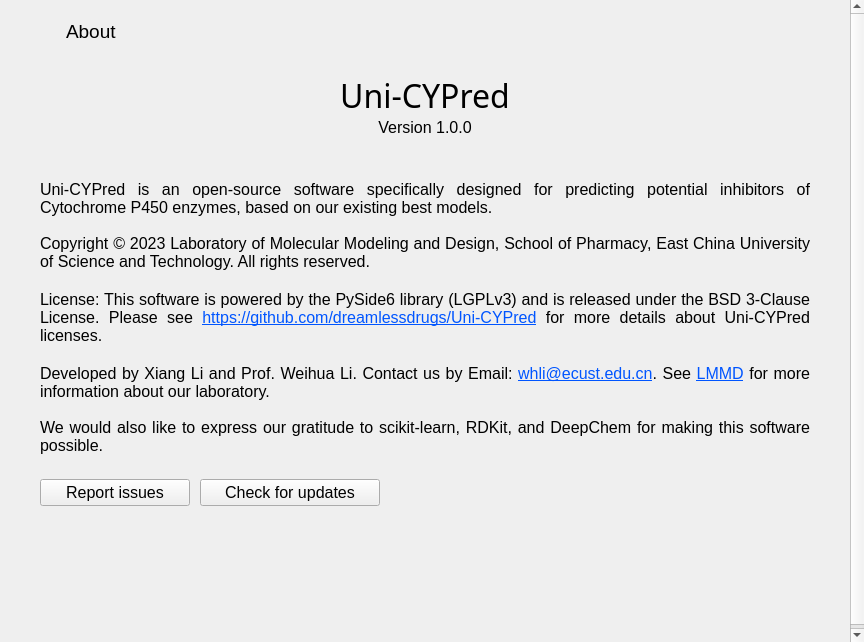
<?xml version="1.0" encoding="UTF-8"?>
<ui version="4.0">
 <class>aboutPageContent</class>
 <widget class="QWidget" name="aboutPageContent">
  <property name="geometry">
   <rect>
    <x>0</x>
    <y>0</y>
    <width>864</width>
    <height>642</height>
   </rect>
  </property>
  <property name="minimumSize">
   <size>
    <width>864</width>
    <height>642</height>
   </size>
  </property>
  <property name="maximumSize">
   <size>
    <width>864</width>
    <height>642</height>
   </size>
  </property>
  <property name="font">
   <font>
    <family>Segoe UI</family>
    <pointsize>12</pointsize>
   </font>
  </property>
  <property name="windowTitle">
   <string>aboutPageContent</string>
  </property>
  <property name="locale">
   <locale language="English" country="UnitedStates"/>
  </property>
  <widget class="QScrollArea" name="about_scrollArea">
   <property name="geometry">
    <rect>
     <x>0</x>
     <y>0</y>
     <width>864</width>
     <height>642</height>
    </rect>
   </property>
   <property name="sizePolicy">
    <sizepolicy hsizetype="Fixed" vsizetype="Fixed">
     <horstretch>0</horstretch>
     <verstretch>0</verstretch>
    </sizepolicy>
   </property>
   <property name="frameShape">
    <enum>QFrame::NoFrame</enum>
   </property>
   <property name="verticalScrollBarPolicy">
    <enum>Qt::ScrollBarAlwaysOn</enum>
   </property>
   <property name="widgetResizable">
    <bool>true</bool>
   </property>
   <widget class="QWidget" name="about_scrollAreaWidgetContents">
    <property name="geometry">
     <rect>
      <x>0</x>
      <y>0</y>
      <width>847</width>
      <height>646</height>
     </rect>
    </property>
    <property name="sizePolicy">
     <sizepolicy hsizetype="Preferred" vsizetype="Fixed">
      <horstretch>0</horstretch>
      <verstretch>0</verstretch>
     </sizepolicy>
    </property>
    <layout class="QVBoxLayout" name="verticalLayout" stretch="0,0,0,0,0,0,0,0,0,0,0,0,0,0,0,0,0,0">
     <property name="spacing">
      <number>0</number>
     </property>
     <property name="leftMargin">
      <number>40</number>
     </property>
     <property name="topMargin">
      <number>0</number>
     </property>
     <property name="rightMargin">
      <number>40</number>
     </property>
     <property name="bottomMargin">
      <number>0</number>
     </property>
     <item>
      <spacer name="verticalSpacer">
       <property name="orientation">
        <enum>Qt::Vertical</enum>
       </property>
       <property name="sizeType">
        <enum>QSizePolicy::Fixed</enum>
       </property>
       <property name="sizeHint" stdset="0">
        <size>
         <width>20</width>
         <height>20</height>
        </size>
       </property>
      </spacer>
     </item>
     <item>
      <layout class="QHBoxLayout" name="about_headline_hlay" stretch="0,0">
       <property name="spacing">
        <number>6</number>
       </property>
       <item>
        <widget class="QLabel" name="about_icon">
         <property name="maximumSize">
          <size>
           <width>20</width>
           <height>20</height>
          </size>
         </property>
         <property name="text">
          <string/>
         </property>
         <property name="pixmap">
          <pixmap resource="../static/resource.qrc">:/icons/icons/Bootstrap-Bootstrap-Bootstrap-info-circle.ico</pixmap>
         </property>
         <property name="scaledContents">
          <bool>true</bool>
         </property>
         <property name="alignment">
          <set>Qt::AlignCenter</set>
         </property>
        </widget>
       </item>
       <item>
        <widget class="QLabel" name="about_label">
         <property name="sizePolicy">
          <sizepolicy hsizetype="Preferred" vsizetype="Fixed">
           <horstretch>0</horstretch>
           <verstretch>0</verstretch>
          </sizepolicy>
         </property>
         <property name="font">
          <font>
           <family>Segoe UI</family>
           <pointsize>14</pointsize>
          </font>
         </property>
         <property name="text">
          <string>About</string>
         </property>
         <property name="alignment">
          <set>Qt::AlignLeading|Qt::AlignLeft|Qt::AlignVCenter</set>
         </property>
        </widget>
       </item>
      </layout>
     </item>
     <item>
      <spacer name="verticalSpacer_2">
       <property name="orientation">
        <enum>Qt::Vertical</enum>
       </property>
       <property name="sizeType">
        <enum>QSizePolicy::Fixed</enum>
       </property>
       <property name="sizeHint" stdset="0">
        <size>
         <width>20</width>
         <height>30</height>
        </size>
       </property>
      </spacer>
     </item>
     <item>
      <widget class="QLabel" name="about_title_label">
       <property name="sizePolicy">
        <sizepolicy hsizetype="Preferred" vsizetype="Fixed">
         <horstretch>0</horstretch>
         <verstretch>0</verstretch>
        </sizepolicy>
       </property>
       <property name="font">
        <font>
         <family>Sitka</family>
         <pointsize>24</pointsize>
         <bold>false</bold>
        </font>
       </property>
       <property name="frameShape">
        <enum>QFrame::NoFrame</enum>
       </property>
       <property name="frameShadow">
        <enum>QFrame::Plain</enum>
       </property>
       <property name="text">
        <string>Uni-CYPred</string>
       </property>
       <property name="textFormat">
        <enum>Qt::PlainText</enum>
       </property>
       <property name="alignment">
        <set>Qt::AlignCenter</set>
       </property>
      </widget>
     </item>
     <item>
      <widget class="QLabel" name="version_label">
       <property name="sizePolicy">
        <sizepolicy hsizetype="Preferred" vsizetype="Fixed">
         <horstretch>0</horstretch>
         <verstretch>0</verstretch>
        </sizepolicy>
       </property>
       <property name="font">
        <font>
         <family>Segoe UI</family>
         <pointsize>12</pointsize>
        </font>
       </property>
       <property name="cursor">
        <cursorShape>IBeamCursor</cursorShape>
       </property>
       <property name="mouseTracking">
        <bool>true</bool>
       </property>
       <property name="text">
        <string>Version 1.0.0</string>
       </property>
       <property name="alignment">
        <set>Qt::AlignCenter</set>
       </property>
       <property name="textInteractionFlags">
        <set>Qt::LinksAccessibleByMouse|Qt::TextSelectableByMouse</set>
       </property>
      </widget>
     </item>
     <item>
      <spacer name="verticalSpacer_3">
       <property name="orientation">
        <enum>Qt::Vertical</enum>
       </property>
       <property name="sizeType">
        <enum>QSizePolicy::Fixed</enum>
       </property>
       <property name="sizeHint" stdset="0">
        <size>
         <width>20</width>
         <height>40</height>
        </size>
       </property>
      </spacer>
     </item>
     <item>
      <widget class="QLabel" name="intro_label">
       <property name="sizePolicy">
        <sizepolicy hsizetype="Preferred" vsizetype="Fixed">
         <horstretch>0</horstretch>
         <verstretch>0</verstretch>
        </sizepolicy>
       </property>
       <property name="maximumSize">
        <size>
         <width>16777215</width>
         <height>44</height>
        </size>
       </property>
       <property name="font">
        <font>
         <family>Segoe UI</family>
         <pointsize>12</pointsize>
        </font>
       </property>
       <property name="cursor">
        <cursorShape>IBeamCursor</cursorShape>
       </property>
       <property name="text">
        <string>Uni-CYPred is an open-source software specifically designed for predicting potential inhibitors of Cytochrome P450 enzymes, based on our existing best models.</string>
       </property>
       <property name="textFormat">
        <enum>Qt::RichText</enum>
       </property>
       <property name="alignment">
        <set>Qt::AlignJustify|Qt::AlignVCenter</set>
       </property>
       <property name="wordWrap">
        <bool>true</bool>
       </property>
       <property name="textInteractionFlags">
        <set>Qt::LinksAccessibleByMouse|Qt::TextSelectableByMouse</set>
       </property>
      </widget>
     </item>
     <item>
      <spacer name="verticalSpacer_5">
       <property name="orientation">
        <enum>Qt::Vertical</enum>
       </property>
       <property name="sizeType">
        <enum>QSizePolicy::Fixed</enum>
       </property>
       <property name="sizeHint" stdset="0">
        <size>
         <width>20</width>
         <height>10</height>
        </size>
       </property>
      </spacer>
     </item>
     <item>
      <widget class="QLabel" name="copy_label">
       <property name="sizePolicy">
        <sizepolicy hsizetype="Preferred" vsizetype="Fixed">
         <horstretch>0</horstretch>
         <verstretch>0</verstretch>
        </sizepolicy>
       </property>
       <property name="maximumSize">
        <size>
         <width>16777215</width>
         <height>44</height>
        </size>
       </property>
       <property name="font">
        <font>
         <family>Segoe UI</family>
         <pointsize>12</pointsize>
        </font>
       </property>
       <property name="cursor">
        <cursorShape>IBeamCursor</cursorShape>
       </property>
       <property name="text">
        <string>Copyright &amp;copy; 2023 Laboratory of Molecular Modeling and Design, School of Pharmacy, East China University of Science and Technology. All rights reserved.</string>
       </property>
       <property name="textFormat">
        <enum>Qt::RichText</enum>
       </property>
       <property name="alignment">
        <set>Qt::AlignJustify|Qt::AlignVCenter</set>
       </property>
       <property name="wordWrap">
        <bool>true</bool>
       </property>
       <property name="textInteractionFlags">
        <set>Qt::LinksAccessibleByMouse|Qt::TextSelectableByMouse</set>
       </property>
      </widget>
     </item>
     <item>
      <spacer name="verticalSpacer_6">
       <property name="orientation">
        <enum>Qt::Vertical</enum>
       </property>
       <property name="sizeType">
        <enum>QSizePolicy::Fixed</enum>
       </property>
       <property name="sizeHint" stdset="0">
        <size>
         <width>20</width>
         <height>10</height>
        </size>
       </property>
      </spacer>
     </item>
     <item>
      <widget class="QLabel" name="license_label">
       <property name="sizePolicy">
        <sizepolicy hsizetype="Preferred" vsizetype="Fixed">
         <horstretch>0</horstretch>
         <verstretch>0</verstretch>
        </sizepolicy>
       </property>
       <property name="maximumSize">
        <size>
         <width>16777215</width>
         <height>66</height>
        </size>
       </property>
       <property name="font">
        <font>
         <family>Segoe UI</family>
         <pointsize>12</pointsize>
        </font>
       </property>
       <property name="cursor">
        <cursorShape>IBeamCursor</cursorShape>
       </property>
       <property name="focusPolicy">
        <enum>Qt::NoFocus</enum>
       </property>
       <property name="text">
        <string>&lt;html&gt;&lt;head/&gt;&lt;body&gt;&lt;p&gt;License: This software is powered by the PySide6 library (LGPLv3) and is released under the BSD 3-Clause License. Please see &lt;a href=&quot;https://github.com/dreamlessdrugs/Uni-CYPred&quot;&gt;&lt;span style=&quot; text-decoration: underline; color:#0055ff;&quot;&gt;https://github.com/dreamlessdrugs/Uni-CYPred&lt;/span&gt;&lt;/a&gt; for more details about Uni-CYPred licenses.&lt;/p&gt;&lt;/body&gt;&lt;/html&gt;</string>
       </property>
       <property name="textFormat">
        <enum>Qt::RichText</enum>
       </property>
       <property name="alignment">
        <set>Qt::AlignJustify|Qt::AlignVCenter</set>
       </property>
       <property name="wordWrap">
        <bool>true</bool>
       </property>
       <property name="openExternalLinks">
        <bool>true</bool>
       </property>
       <property name="textInteractionFlags">
        <set>Qt::LinksAccessibleByMouse|Qt::TextSelectableByMouse</set>
       </property>
      </widget>
     </item>
     <item>
      <spacer name="verticalSpacer_7">
       <property name="orientation">
        <enum>Qt::Vertical</enum>
       </property>
       <property name="sizeType">
        <enum>QSizePolicy::Fixed</enum>
       </property>
       <property name="sizeHint" stdset="0">
        <size>
         <width>20</width>
         <height>10</height>
        </size>
       </property>
      </spacer>
     </item>
     <item>
      <widget class="QLabel" name="contact_label">
       <property name="sizePolicy">
        <sizepolicy hsizetype="Preferred" vsizetype="Fixed">
         <horstretch>0</horstretch>
         <verstretch>0</verstretch>
        </sizepolicy>
       </property>
       <property name="maximumSize">
        <size>
         <width>16777215</width>
         <height>44</height>
        </size>
       </property>
       <property name="font">
        <font>
         <family>Segoe UI</family>
         <pointsize>12</pointsize>
        </font>
       </property>
       <property name="cursor">
        <cursorShape>IBeamCursor</cursorShape>
       </property>
       <property name="text">
        <string>&lt;html&gt;&lt;head/&gt;&lt;body&gt;&lt;p&gt;Developed by Xiang Li and Prof. Weihua Li. Contact us by Email: &lt;a href=&quot;mailto:whli@ecust.edu.cn&quot;&gt;&lt;span style=&quot; text-decoration: underline; color:#0055ff;&quot;&gt;whli@ecust.edu.cn&lt;/span&gt;&lt;/a&gt;. See &lt;a href=&quot;http://lmmd.ecust.edu.cn/&quot;&gt;&lt;span style=&quot; text-decoration: underline; color:#0055ff;&quot;&gt;LMMD&lt;/span&gt;&lt;/a&gt; for more information about our laboratory.&lt;/p&gt;&lt;/body&gt;&lt;/html&gt;</string>
       </property>
       <property name="textFormat">
        <enum>Qt::RichText</enum>
       </property>
       <property name="alignment">
        <set>Qt::AlignJustify|Qt::AlignVCenter</set>
       </property>
       <property name="wordWrap">
        <bool>true</bool>
       </property>
       <property name="openExternalLinks">
        <bool>true</bool>
       </property>
       <property name="textInteractionFlags">
        <set>Qt::LinksAccessibleByMouse|Qt::TextSelectableByMouse</set>
       </property>
      </widget>
     </item>
     <item>
      <spacer name="verticalSpacer_9">
       <property name="orientation">
        <enum>Qt::Vertical</enum>
       </property>
       <property name="sizeType">
        <enum>QSizePolicy::Fixed</enum>
       </property>
       <property name="sizeHint" stdset="0">
        <size>
         <width>20</width>
         <height>10</height>
        </size>
       </property>
      </spacer>
     </item>
     <item>
      <widget class="QLabel" name="thanks_label">
       <property name="sizePolicy">
        <sizepolicy hsizetype="Preferred" vsizetype="Fixed">
         <horstretch>0</horstretch>
         <verstretch>0</verstretch>
        </sizepolicy>
       </property>
       <property name="maximumSize">
        <size>
         <width>16777215</width>
         <height>44</height>
        </size>
       </property>
       <property name="font">
        <font>
         <family>Segoe UI</family>
         <pointsize>12</pointsize>
        </font>
       </property>
       <property name="cursor">
        <cursorShape>IBeamCursor</cursorShape>
       </property>
       <property name="text">
        <string>&lt;html&gt;&lt;head/&gt;&lt;body&gt;&lt;p&gt;We would also like to express our gratitude to scikit-learn, RDKit, and DeepChem for making this software possible.&lt;/p&gt;&lt;/body&gt;&lt;/html&gt;</string>
       </property>
       <property name="textFormat">
        <enum>Qt::RichText</enum>
       </property>
       <property name="alignment">
        <set>Qt::AlignJustify|Qt::AlignVCenter</set>
       </property>
       <property name="wordWrap">
        <bool>true</bool>
       </property>
       <property name="openExternalLinks">
        <bool>true</bool>
       </property>
       <property name="textInteractionFlags">
        <set>Qt::LinksAccessibleByMouse|Qt::TextSelectableByMouse</set>
       </property>
      </widget>
     </item>
     <item>
      <spacer name="verticalSpacer_8">
       <property name="orientation">
        <enum>Qt::Vertical</enum>
       </property>
       <property name="sizeType">
        <enum>QSizePolicy::Fixed</enum>
       </property>
       <property name="sizeHint" stdset="0">
        <size>
         <width>20</width>
         <height>20</height>
        </size>
       </property>
      </spacer>
     </item>
     <item>
      <layout class="QHBoxLayout" name="horizontalLayout">
       <property name="spacing">
        <number>10</number>
       </property>
       <item>
        <widget class="QPushButton" name="report_btn">
         <property name="minimumSize">
          <size>
           <width>150</width>
           <height>0</height>
          </size>
         </property>
         <property name="font">
          <font>
           <family>Segoe UI</family>
           <pointsize>12</pointsize>
          </font>
         </property>
         <property name="cursor">
          <cursorShape>PointingHandCursor</cursorShape>
         </property>
         <property name="text">
          <string>Report issues</string>
         </property>
        </widget>
       </item>
       <item>
        <widget class="QPushButton" name="update_btn">
         <property name="minimumSize">
          <size>
           <width>180</width>
           <height>0</height>
          </size>
         </property>
         <property name="font">
          <font>
           <family>Segoe UI</family>
           <pointsize>12</pointsize>
          </font>
         </property>
         <property name="cursor">
          <cursorShape>PointingHandCursor</cursorShape>
         </property>
         <property name="text">
          <string>Check for updates</string>
         </property>
        </widget>
       </item>
       <item>
        <spacer name="horizontalSpacer">
         <property name="orientation">
          <enum>Qt::Horizontal</enum>
         </property>
         <property name="sizeHint" stdset="0">
          <size>
           <width>40</width>
           <height>0</height>
          </size>
         </property>
        </spacer>
       </item>
      </layout>
     </item>
     <item>
      <spacer name="verticalSpacer_4">
       <property name="orientation">
        <enum>Qt::Vertical</enum>
       </property>
       <property name="sizeType">
        <enum>QSizePolicy::Fixed</enum>
       </property>
       <property name="sizeHint" stdset="0">
        <size>
         <width>20</width>
         <height>140</height>
        </size>
       </property>
      </spacer>
     </item>
    </layout>
   </widget>
  </widget>
 </widget>
 <resources>
  <include location="../static/resource.qrc"/>
 </resources>
 <connections/>
</ui>
